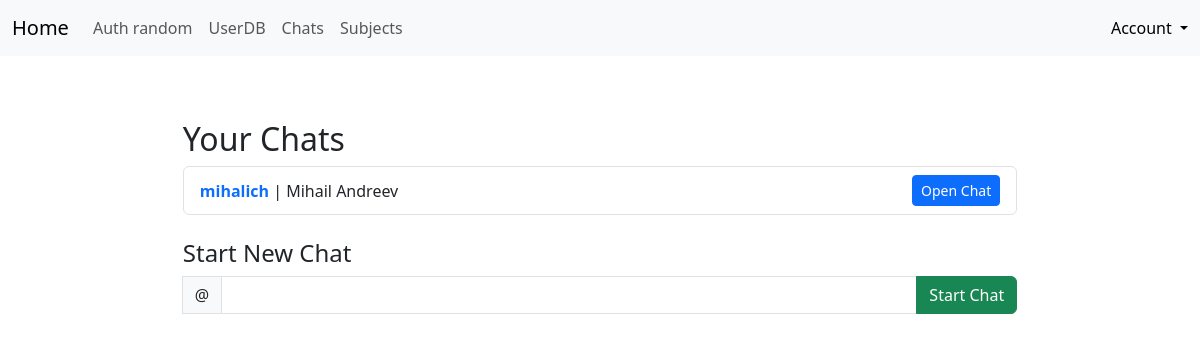
The app's page /messenger/ (signed in), older data.
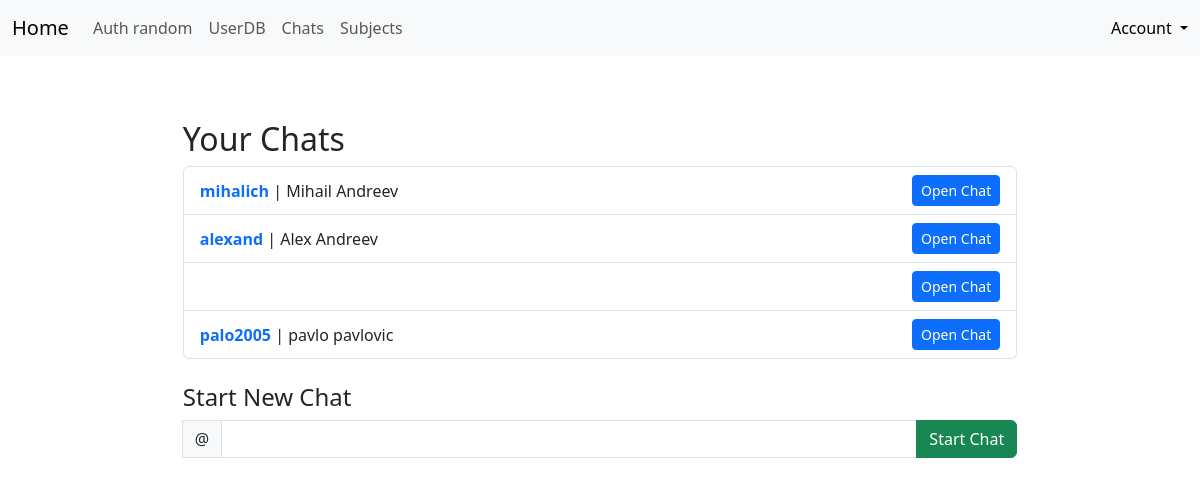
The same page, newer data.
### app/models.py (models this page shows, shortened)
class User(db.Model, UserMixin):
    __tablename__ = 'users'
    id = db.Column(db.Integer, primary_key=True)
    username = db.Column(db.String(80), unique=True, nullable=False)
    first_name = db.Column(db.String(80), nullable=False)
    last_name = db.Column(db.String(80), nullable=False)
    email = db.Column(db.String(120), unique=True, nullable=False)
    about_me = db.Column(db.Text())
    password_hash = db.Column(db.String(128))
    role_id = db.Column(db.Integer, db.ForeignKey('roles.id'))
    last_seen = db.Column(db.DateTime(), default=datetime.now)
    @property
    def password(self):
        raise AttributeError('password is not a readable attribute')
    def ping(self):
        self.last_seen = datetime.now()
        db.session.add(self)
        db.session.commit()

class ChatRoom(db.Model):
    __tablename__ = 'chat_rooms'
    id = db.Column(db.Integer, primary_key=True)
    name = db.Column(db.String(255), nullable=True, default=None)
    is_private = db.Column(db.Boolean, default=False)
    members = db.relationship('User', secondary='chat_members', backref='chat_rooms')

### app/messenger/views.py (the view, shortened to what this page needs)
@mess.route('/', methods=['GET', 'POST'])
@login_required
def chats():
    form = StartChatForm()
    rooms = ChatRoom.query\
        .join(chat_members)\
        .filter(chat_members.c.user_id == current_user.id)\
        .all()
    return render_template('mess/chat_list.html', rooms=rooms, form=form)

### app/messenger/forms.py
class StartChatForm(FlaskForm):
    username = StringField('Enter Username', validators=[DataRequired(), Length(min=4, max=20)])
    submit = SubmitField('Start Chat')

### app/__init__.py (called while the page is built)
def create_app(config='default'):
    app = Flask(__name__)
    app.config.from_object(Config)
    db.init_app(app)
    login_manager.init_app(app)
    from .main import blue_main
    app.register_blueprint(blue_main)
    from .auth import auth as auth_blueprint
    app.register_blueprint(auth_blueprint, url_prefix='/auth')
    from .messenger import messenger as messenger_blueprint
    app.register_blueprint(messenger_blueprint, url_prefix='/messenger')
    from .subjects import subjects as subjects_blueprint
    app.register_blueprint(subjects_blueprint, url_prefix='/subjects')
    from .models import ChatRoom, Permission
    @app.context_processor
    def inject_globals():
        return {
            'ChatRoom': ChatRoom,
            'Permission': Permission
        }
    return app

### app/auth/views.py (called while the page is built)
@auth.before_app_request
def before_request():
    if current_user.is_authenticated:
        current_user.ping()

### app/models.py (called while the page is built)
@login_manager.user_loader
def load_user(user_id):
    return db.session.get(User, user_id)

### app/templates/mess/chat_list.html (shortened to what this page needs)
{% extends "base.html" %}
{% block page_content %}
  <h2>Your Chats</h2>
  {% if rooms %}
    <ul class="list-group mb-4">
      {% for room in rooms %}
        <li class="list-group-item d-flex justify-content-between align-items-center">
          <div>
            {% for user in room.members %}
              {% if user.id != current_user.id %}
                <a href="{{ url_for("main.userdb_user", username=user.username) }}" style="text-decoration: none"><strong>{{ user.username }}</strong></a> | {{user.first_name+' '+user.last_name}}
              {% endif %}
            {% endfor %}
          </div>
          <a href="{{ url_for('mess.chat_room', room_id=room.id) }}" class="btn btn-sm btn-primary">
            Open Chat
          </a>
        </li>
      {% endfor %}
    </ul>
  {% else %}
    <p>You don't have any chats yet.</p>
  {% endif %}
  <h4>Start New Chat</h4>
  <form method="POST">
    <div class="input-group flex-nowrap">
      <span class="input-group-text" id="inputGroup-sizing-lg">@</span>
      {{ form.username(class_="form-control") }}
      {{form.submit(class="btn btn-success", value="Start Chat")}}
    </div>
  </form>
{% endblock %}

Row changes from the older to the newer data that the page shows:
now on this page (row edited): User: username "alexand", first_name+last_name "Alex Andreev"
added User: username "palo2005", first_name+last_name "pavlo pavlovic"
